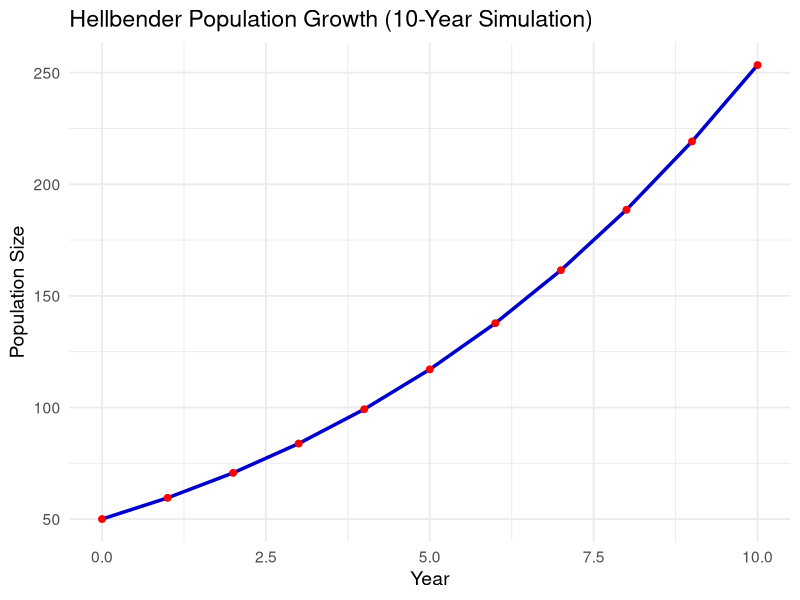
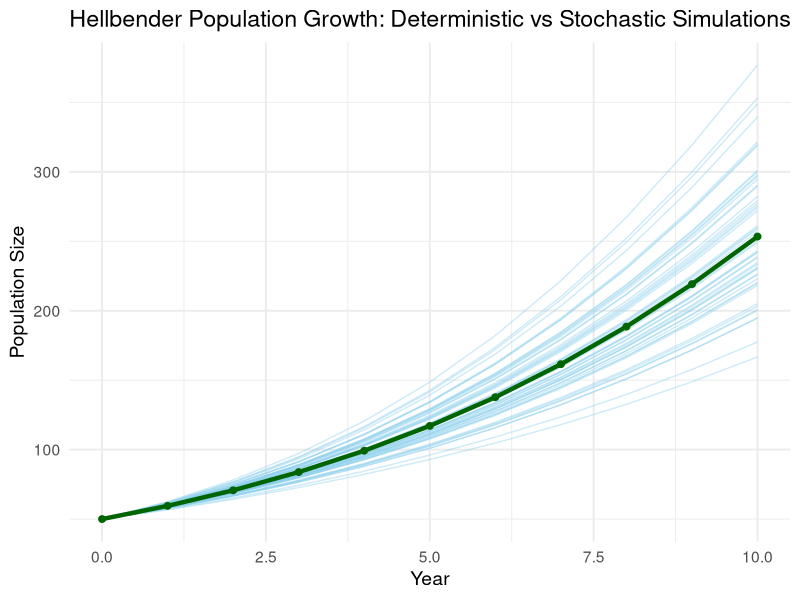

The R source for these figures, in order:
###HOMEWORK 6###


###OBJECTIVE 1###

library(tidyr)
library(ggplot2)
library(dplyr)

# Parameters
#intrinsic growth
r <- 0.2         
# carrying capacity
K <- 1000        
#int pop size
N0 <- 50        
#time
years <- 10      

#vector to store population sizes
N <- numeric(years + 1)
N[1] <- N0

#making a loop to calculate through time
for (t in 1:years) {
  N[t + 1] <- N[t] + r * N[t] * (1 - N[t] / K)
}

#finally the data frame for plotting
hellbender_data <- data.frame(
  Year = 0:years,
  Population = N
)

View (hellbender_data)

#moving on to plotting

ggplot(hellbender_data, aes(x = Year, y = Population)) +
  geom_line(color = "mediumblue", size = 1.2) +
  geom_point(color = "red", size = 2) +
  labs(
    title = "Hellbender Population Growth (10-Year Simulation)",
    x = "Year",
    y = "Population Size"
  ) +
  theme_minimal(base_size = 14)

###OBJECTIVE 2###

set.seed(123)

# Parameters
r_mean <- 0.2
r_sd <- 0.03
K <- 1000
N0 <- 50
years <- 10
#numb simulations
n_sim <- 50  

# Create a matrix to store simulations
sim_matrix <- matrix(NA, nrow = years + 1, ncol = n_sim)
#this will set the initial population for all simulations
sim_matrix[1, ] <- N0  


# Loop over each simulation
for (sim in 1:n_sim) {
  # Draw a random r for this simulation
  r <- rnorm(1, mean = r_mean, sd = r_sd)
  
  # Loop through time
  for (t in 1:years) {
    sim_matrix[t + 1, sim] <- sim_matrix[t, sim] + r * sim_matrix[t, sim] * (1 - sim_matrix[t, sim] / K)
  }
}

# Convert to long-format data
sim_df <- as.data.frame(sim_matrix)
sim_df$Year <- 0:years
sim_df_long <- pivot_longer(sim_df, cols = -Year, names_to = "Simulation", values_to = "Population")

ggplot() +
  geom_line(data = sim_df_long, aes(x = Year, y = Population, group = Simulation),
            color = "skyblue", alpha = 0.4) +
  geom_line(data = hellbender_data, aes(x = Year, y = Population),
            color = "darkgreen", size = 1.5) +
  geom_point(data = hellbender_data, aes(x = Year, y = Population),
             color = "darkgreen", size = 2) +
  labs(
    title = "Hellbender Population Growth: Deterministic vs Stochastic Simulations",
    x = "Year",
    y = "Population Size"
  ) +
  theme_minimal(base_size = 14)
